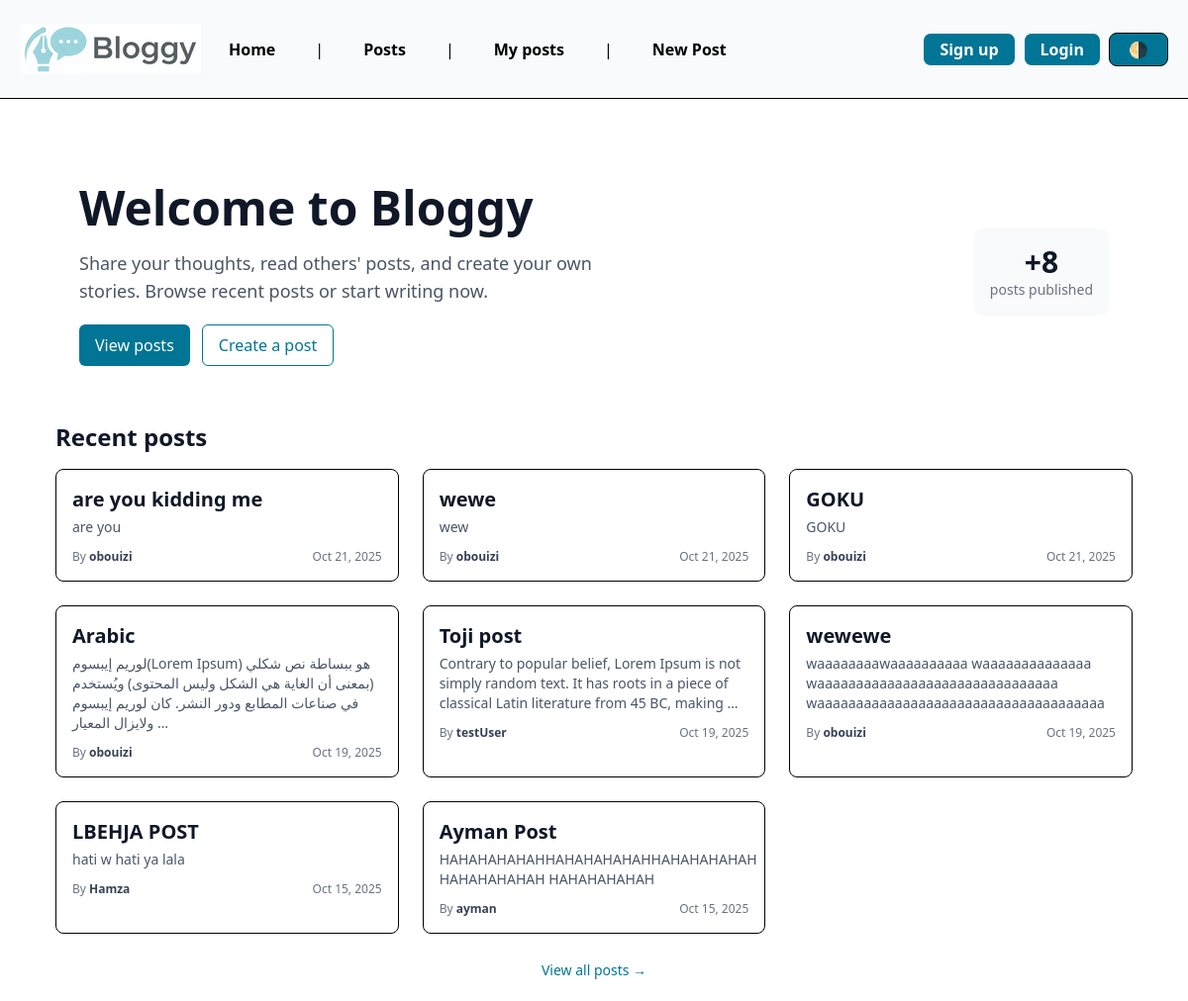
/, run on an earlier commit of the app's database.
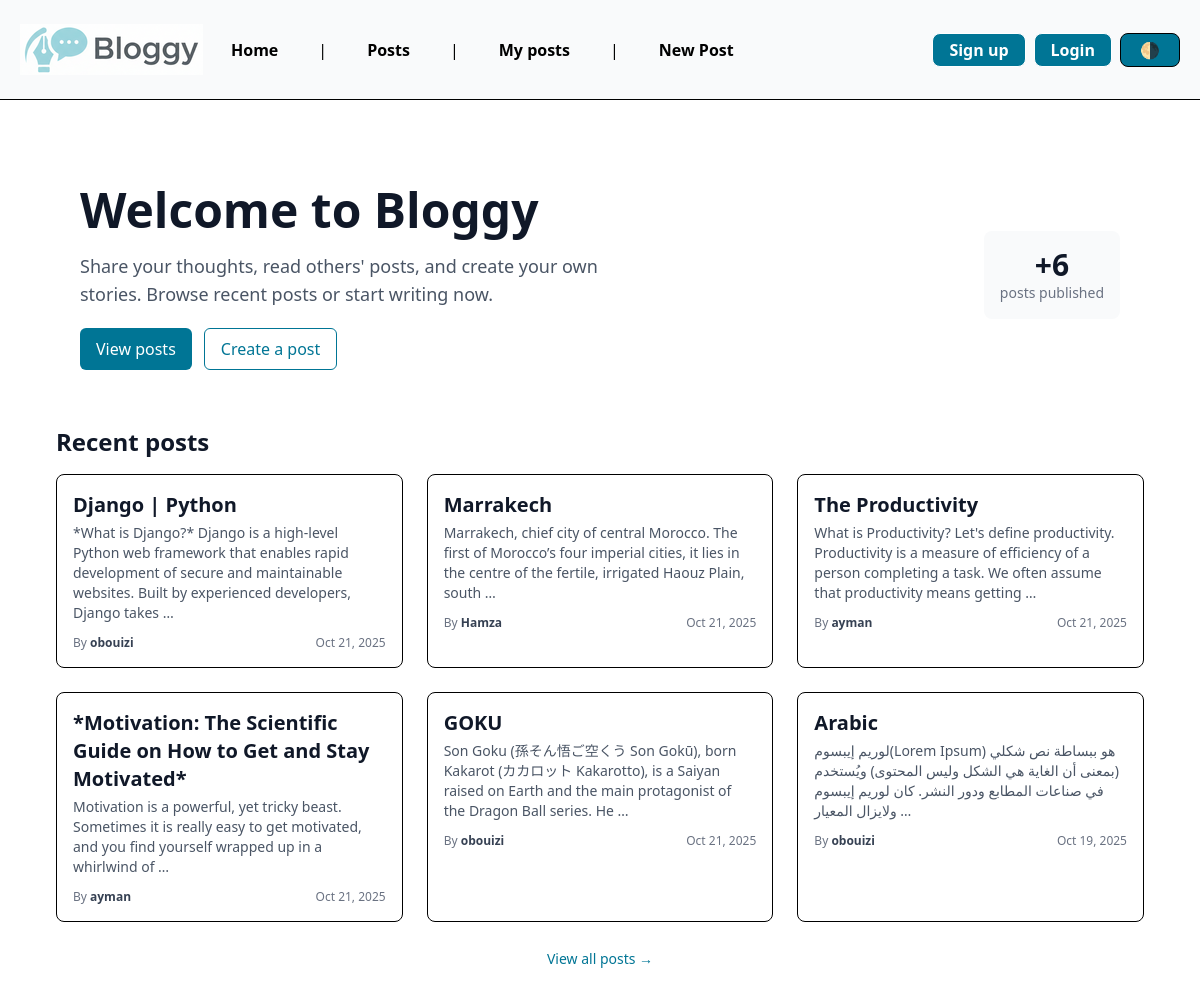
And on a later commit of the database.
### posts/models.py (models this page shows, shortened)
class Post(models.Model):
	title = models.CharField(max_length=75)
	body = models.TextField()
	slug = models.SlugField(primary_key=True)
	dateTime = models.DateTimeField(auto_now_add=True)
	Banner = models.ImageField(blank=True)
	author = models.ForeignKey(User, on_delete=models.CASCADE, default=None)

### blog/views.py (the view)
# urls.py: path('', views.home_page, name="home"),
def home_page(request):
    recent_posts = Post.objects.filter().order_by('-dateTime')
    total_posts = Post.objects.count()
    return render(request, 'home.html', { 'recent_posts': recent_posts, 'total_posts': total_posts })

### templates/home.html (shortened to what this page needs)
{% extends "./layout.html" %}
{% block content %}
<div class="max-w-6xl mx-auto px-4 sm:px-6 lg:px-8 pt-8">
  <section class="bg-white dark:bg-gray-900 rounded-lg p-6 mb-8">
    <div class="flex flex-col md:flex-row md:items-center md:justify-between gap-4">
      <div>
        <h1 class="text-3xl sm:text-4xl lg:text-5xl font-extrabold text-gray-900 dark:text-white leading-tight">
          Welcome to Bloggy
        </h1>
        <p class="mt-3 text-sm sm:text-base lg:text-lg text-gray-600 dark:text-gray-300 max-w-xl">
          Share your thoughts, read others' posts, and create your own stories. Browse recent posts or start writing now.
        </p>
        <div class="mt-5 flex flex-wrap gap-3">
          <a href="{% url 'posts:list' %}"
             class="inline-flex items-center px-4 py-2 bg-cyan-700 hover:bg-cyan-800 text-white rounded-md text-sm sm:text-base">
            View posts
          </a>
          <a href="{% url 'posts:new_post' %}"
             class="inline-flex items-center px-4 py-2 border border-cyan-700 text-cyan-700 hover:bg-cyan-50 dark:hover:bg-gray-800 rounded-md text-sm sm:text-base">
            Create a post
          </a>
        </div>
      </div>
      <div class="hidden md:flex items-center bg-gray-50 dark:bg-gray-800 p-4 rounded-lg">
        <div class="text-center">
          <div class="text-2xl sm:text-3xl font-bold text-gray-900 dark:text-white">+{{ total_posts|default:0 }}</div>
          <div class="text-xs sm:text-sm text-gray-500 dark:text-gray-300">posts published</div>
        </div>
      </div>
    </div>
  </section>
  <section>
    <h2 class="text-xl sm:text-2xl font-semibold text-gray-900 dark:text-white mb-4">Recent posts</h2>
    {% if recent_posts %}
      <div class="grid grid-cols-1 sm:grid-cols-2 lg:grid-cols-3 gap-6">
        {% for post in recent_posts %}
          <article class="bg-white dark:bg-gray-800 border hover:border-cyan-600 rounded-lg p-4 hover:shadow-md transition-shadow">
            <a href="{% url 'posts:page' post.slug %}" class="block">
              <h3 class="text-lg sm:text-xl font-semibold text-gray-900 dark:text-white mb-1">{{ post.title }}</h3>
              <p class="text-sm text-gray-600 dark:text-gray-300 mb-3">
                {{ post.body|truncatewords:25 }}
              </p>
            </a>
            <div class="flex items-center justify-between text-xs text-gray-500 dark:text-gray-400">
              <div>
                {% if post.author %}
                  <span>By <strong class="text-gray-700 dark:text-gray-200">{{ post.author.username }}</strong></span>
                {% endif %}
              </div>
              <time datetime="{{ post.dateTime|date:'c' }}">{{ post.dateTime|date:"M j, Y" }}</time>
            </div>
          </article>
        {% endfor %}
      </div>
      <div class="mt-6 text-center">
        <a href="{% url 'posts:list' %}" class="text-sm text-cyan-700 hover:underline">View all posts →</a>
      </div>
    {% else %}
      <div class="rounded-lg bg-gray-50 dark:bg-gray-800 p-6 text-center">
        <p class="text-gray-700 dark:text-gray-200">No posts yet. Be the first to <a class="text-cyan-700" href="{% url 'posts:new_post' %}">create one</a>!</p>
      </div>
    {% endif %}
  </section>
</div>
{% endblock content %}

### templates/layout.html (shortened to what this page needs)
<!DOCTYPE html>
{% load static %}
<html class="h-full" lang="en">
<head>
	<link rel="stylesheet" href="{% static 'css/style_tailwind.css' %}">
</head>
<body class="dark:bg-gray-900 bg-white min-h-screen">
	<header class="bg-gray-50 border-b-1 dark:bg-gray-900 dark:text-white flex justify-between items-center h-25 p-5 mb-1 relative">
		<div class="flex items-center gap-4">
			<a href="{% url 'home' %}">
				<img src="{% static 'imgs/bloggy.png' %}" alt="logo" title="bloggy" class="block" />
			</a>
			<nav id="desktop-nav" class="hidden lg:flex h-full lg:text-base cntr md:gap-2 lg:gap-7">
				<a class="text-black dark:text-white hover:text-cyan-400 link" href="{% url 'home' %}">Home</a> |
				<a class="text-black dark:text-white hover:text-cyan-400 link" href="{% url 'posts:list' %}">Posts</a> |
				<a class="text-black dark:text-white hover:text-cyan-400 link" href="{% url 'posts:my_posts' %}">My posts</a> |
				<a class="text-black dark:text-white hover:text-cyan-400 link" href="{% url 'posts:new_post' %}">New Post</a>
			</nav>
		</div>
		<div class="cntr gap-2">
			{% if user.is_authenticated %}
				<p class="name">
					<strong>👋 {{ user.username }}</strong>
				</p>
				<form role="button" class="hidden min-[457px]:block" action="{% url 'users:logout' %}" method="post">
					{% csrf_token %}
					<button class="btn bg-red-400">Logout</button>
				</form>
			{% else %}
				<a class="hidden md:block link btn bg-cyan-700 hover:bg-cyan-800" href="{% url 'users:register' %}">Sign up</a>
				<a class="hidden md:block link btn bg-cyan-700 hover:bg-cyan-800" href="{% url 'users:login' %}">Login</a>
			{% endif %}
			<button title="toggle theme" class="w-15 hidden md:block toggle-theme btn bg-cyan-700 hover:bg-cyan-800">🌗</button>
		</div>
	</header>
	<main class="p-5 cntr h-full">
		{% block content %}
		{% endblock content %}
	</main>
</body>
</html>

What changed in the data, as far as the page shows it:
removed Post: title "are you kidding me", body "are you", author.username "obouizi", dateTime "Oct 21, 2025"
removed Post: title "wewe", body "wew", author.username "obouizi", dateTime "Oct 21, 2025"
removed Post: title "Toji post", body "Contrary to popular belief, Lorem Ipsum is not simply random text. It has roots in a piece of classical Latin literature from 45 BC, making …", author.username "testUser", dateTime "Oct 19, 2025"
removed Post: title "wewewe", body "waaaaaaaawaaaaaaaaaa waaaaaaaaaaaaaa waaaaaaaaaaaaaaaaaaaaaaaaaaaaaaa waaaaaaaaaaaaaaaaaaaaaaaaaaaaaaaaaaaaa", author.username "obouizi", dateTime "Oct 19, 2025"
removed Post: title "LBEHJA POST", body "hati w hati ya lala", author.username "Hamza", dateTime "Oct 15, 2025"
removed Post: title "Ayman Post", body "HAHAHAHAHAHHAHAHAHAHAHHAHAHAHAHAH HAHAHAHAHAH HAHAHAHAHAH", author.username "ayman", dateTime "Oct 15, 2025"
added Post: title "Django | Python", body "*What is Django?* Django is a high-level Python web framework that enables rapid development of secure and maintainable websites. Built by experienced developers, Django takes …", author.username "obouizi", dateTime "Oct 21, 2025"
added Post: title "Marrakech", body "Marrakech, chief city of central Morocco. The first of Morocco’s four imperial cities, it lies in the centre of the fertile, irrigated Haouz Plain, south …", author.username "Hamza", dateTime "Oct 21, 2025"
added Post: title "The Productivity", body "What is Productivity? Let's define productivity. Productivity is a measure of efficiency of a person completing a task. We often assume that productivity means getting …", author.username "ayman", dateTime "Oct 21, 2025"
added Post: title "*Motivation: The Scientific Guide on How to Get and Stay Motivated*", body "Motivation is a powerful, yet tricky beast. Sometimes it is really easy to get motivated, and you find yourself wrapped up in a whirlwind of …", author.username "ayman", dateTime "Oct 21, 2025"
changed Post "GOKU": body "GOKU" → "Son Goku (孫そん悟ご空くう Son Gokū), born Kakarot (カカロット Kakarotto), is a Saiyan raised on Earth and the main protagonist of the Dragon Ball series. He …"
Also different on the page:
{{ total_posts|default:0 }}: "8" → "6"
